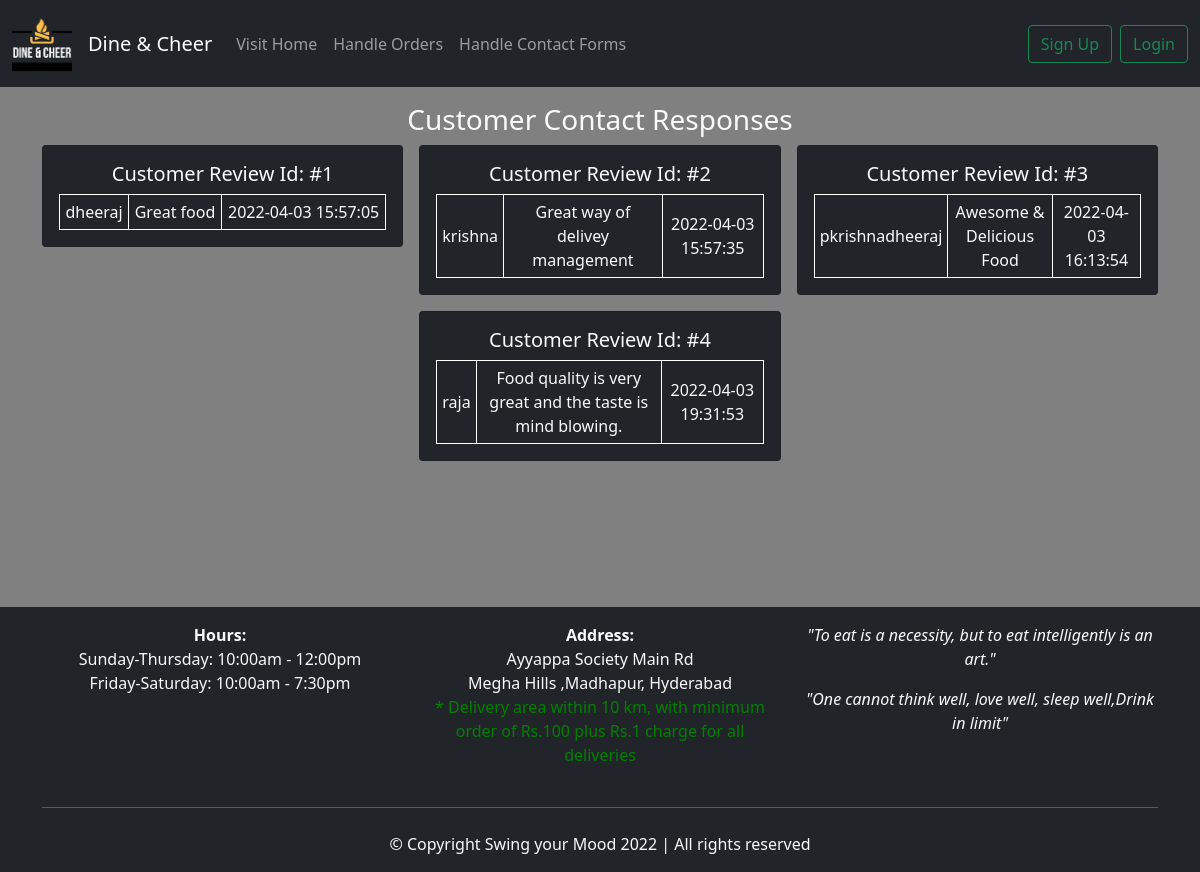
Page /Admin/acontact.php on the committed database.
### tables this page shows
CREATE TABLE `contact` (
  `sno` int(11) NOT NULL,
  `username` text NOT NULL,
  `reason` text NOT NULL,
  `description` text NOT NULL,
  `timestamp` datetime NOT NULL DEFAULT current_timestamp()
);

### Admin/acontact.php (the view, shortened to what this page needs)
<!doctype html>
<html lang="en">
<head>
  <link href="https://cdn.jsdelivr.net/npm/bootstrap@5.0.0-beta3/dist/css/bootstrap.min.css" rel="stylesheet"
>
  <link rel="stylesheet" href="../Components/style.css">
</head>
<body>
<?php include '../Components/_adminheader.php';?>
<?php
include '../Components/_dbconnect.php';
?>
<div class="main-container container mb-4">
    <h3 class="text-light text-center mt-3">Customer Contact Responses</h3>
    <div class="row row-cols-1 row-cols-md-3 g-3">
        <?php
        $sql="SELECT * FROM `contact`";
        $result=mysqli_query($conn,$sql);
        while($row=mysqli_fetch_assoc($result)){
        echo'<div class="col container">
          <div class="card menucards bg-dark">
            <div class="card-body text-light text-center">
              <h5 class="card-title">Customer Review Id: #'.$row['sno'].'</h5><table class="container">';
                echo '<tr><td>'.$row['username'].'</td><td>'.$row['description'].'</td><td>'.$row['timestamp'].'</td></tr>';
              echo '</table>';
            echo '</div>
          </div>
        </div>';
        }
        ?>
      </div>
  </div>
<?php include '../Components/_footer.php';?>
</body>
</html>

### Components/style.css (style rules this page uses)
body { background-color: gray; }
.card { overflow: hidden; }

### Admin/acontact.php (style rules this page uses)
.main-container { min-height:60vh; }
table,tr,td { border:1px solid white; }
th,td { padding:5px; }

### rows in the picture
contact: sno "1", username "dheeraj", description "Great food", timestamp "2022-04-03 15:57:05"
contact: sno "2", username "krishna", description "Great way of delivey management", timestamp "2022-04-03 15:57:35"
contact: sno "3", username "pkrishnadheeraj", description "Awesome & Delicious Food", timestamp "2022-04-03 16:13:54"
contact: sno "4", username "raja", description "Food quality is very great and the taste is mind blowing.", timestamp "2022-04-03 19:31:53"
